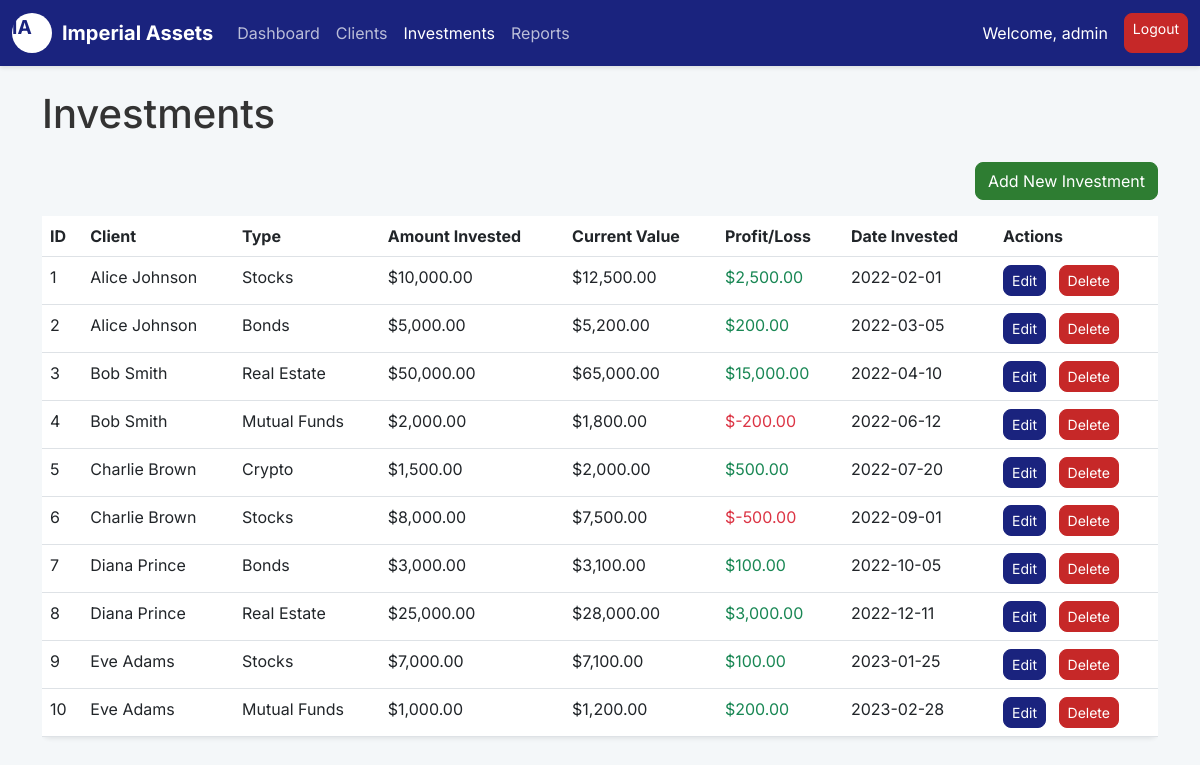
The app's page /html/investments.php (signed in) with its own data.
### tables this page shows
CREATE TABLE `investments` (
  `investment_id` int(11) NOT NULL AUTO_INCREMENT,
  `client_id` int(11) NOT NULL,
  `investment_type` varchar(255) NOT NULL,
  `amount_invested` decimal(10,2) NOT NULL,
  `current_value` decimal(10,2) NOT NULL,
  `date_invested` date NOT NULL,
  PRIMARY KEY (`investment_id`),
  FOREIGN KEY (`client_id`) REFERENCES `clients`(`client_id`) ON DELETE CASCADE
);

CREATE TABLE `clients` (
  `client_id` int(11) NOT NULL AUTO_INCREMENT,
  `name` varchar(255) NOT NULL,
  `contact` varchar(20) DEFAULT NULL,
  `email` varchar(255) NOT NULL,
  `joined_date` date NOT NULL,
  PRIMARY KEY (`client_id`)
);

### html/investments.php (the view, shortened to what this page needs)
<!DOCTYPE html>
<html lang="en">
<head>
    <link href="https://cdn.jsdelivr.net/npm/bootstrap@5.3.0-alpha1/dist/css/bootstrap.min.css" rel="stylesheet">
    <link rel="stylesheet" href="../css/style.css">
</head>
<body>
    <nav class="navbar navbar-expand-lg navbar-dark sticky-top">
        <div class="container-fluid">
            <a class="navbar-brand d-flex align-items-center" href="#">
                <span class="logo-placeholder d-inline-block">IA</span>
                Imperial Assets
            </a>
            <div class="collapse navbar-collapse" id="navbarNav">
                <ul class="navbar-nav me-auto mb-2 mb-lg-0">
                    <li class="nav-item">
                        <a class="nav-link" href="dashboard.php">Dashboard</a>
                    </li>
                    <li class="nav-item">
                        <a class="nav-link" href="clients.php">Clients</a>
                    </li>
                    <li class="nav-item">
                        <a class="nav-link active" href="investments.php">Investments</a>
                    </li>
                    <li class="nav-item">
                        <a class="nav-link" href="reports.php">Reports</a>
                    </li>
                </ul>
                <div class="d-flex">
                    <span class="navbar-text me-3 text-white">Welcome, <?php echo $_SESSION['username']; ?></span>
                    <a class="btn btn-danger btn-sm" href="../php/logout.php">Logout</a>
                </div>
            </div>
        </div>
    </nav>
    <div class="container mt-4">
        <h1 class="mb-4">Investments</h1>
        <div class="d-flex justify-content-end mb-3">
            <button class="btn btn-success" data-bs-toggle="modal" data-bs-target="#investmentModal">Add New Investment</button>
        </div>
        <div class="table-responsive">
            <table class="table table-hover bg-white rounded-3 shadow-sm">
                <thead>
                    <tr>
                        <th>ID</th>
                        <th>Client</th>
                        <th>Type</th>
                        <th>Amount Invested</th>
                        <th>Current Value</th>
                        <th>Profit/Loss</th>
                        <th>Date Invested</th>
                        <th>Actions</th>
                    </tr>
                </thead>
                <tbody>
                    <?php
                    include '../php/db.php';
                    $sql = "SELECT i.*, c.name AS client_name FROM investments i JOIN clients c ON i.client_id = c.client_id";
                    $result = $conn->query($sql);
                    while ($row = $result->fetch_assoc()):
                    $profitLoss = $row['current_value'] - $row['amount_invested'];
                    ?>
                    <tr>
                        <td><?php echo $row['investment_id']; ?></td>
                        <td><?php echo $row['client_name']; ?></td>
                        <td><?php echo $row['investment_type']; ?></td>
                        <td>$<?php echo number_format($row['amount_invested'], 2); ?></td>
                        <td>$<?php echo number_format($row['current_value'], 2); ?></td>
                        <td class="<?php echo ($profitLoss >= 0) ? 'text-success' : 'text-danger'; ?>">
                            $<?php echo number_format($profitLoss, 2); ?>
                        </td>
                        <td><?php echo $row['date_invested']; ?></td>
                        <td>
                            <a href="#" class="btn btn-sm btn-primary me-2" data-bs-toggle="modal" data-bs-target="#investmentModal"
                                data-investment-id="<?php echo $row['investment_id']; ?>"
                                data-client-id="<?php echo $row['client_id']; ?>"
                                data-investment-type="<?php echo htmlspecialchars($row['investment_type']); ?>"
                                data-amount-invested="<?php echo $row['amount_invested']; ?>"
                                data-current-value="<?php echo $row['current_value']; ?>">Edit</a>
                            <?php if ($_SESSION['role'] == 'admin'): ?>
                            <a href="../php/delete_investment.php?id=<?php echo $row['investment_id']; ?>" class="btn btn-sm btn-danger" onclick="return confirm('Are you sure you want to delete this investment?');">Delete</a>
                            <?php endif; ?>
                        </td>
                    </tr>
                    <?php endwhile; $conn->close(); ?>
                </tbody>
            </table>
        </div>
    </div>
</body>
</html>

### css/style.css (style rules this page uses)
body { font-family: 'Inter', sans-serif; background-color: #f4f7f9; color: #333; }
.navbar { background-color: #1a237e; box-shadow: 0 2px 4px rgba(0,0,0,.1); }
.navbar-brand { color: #ffffff !important; font-weight: 700; }
.nav-link { color: rgba(255, 255, 255, 0.7) !important; transition: color 0.3s ease; }
.nav-link:hover, .nav-link.active { color: #ffffff !important; }
.btn-primary { background-color: #1a237e; border-color: #1a237e; border-radius: 8px; transition: background-color 0.3s ease; }
.btn-success { background-color: #2e7d32; border-color: #2e7d32; border-radius: 8px; }
.btn-danger { background-color: #c62828; border-color: #c62828; border-radius: 8px; }
.logo-placeholder { width: 40px; height: 40px; background-color: #ffffff; border-radius: 50%; display: flex; align-items: center; justify-content: center; color: #1a237e; font-weight: bold; font-size: 1.2rem; margin-right: 10px; }

### records on screen
investments: investment_id "1", client.name "Alice Johnson", investment_type "Stocks", amount_invested "10,000.00", current_value "12,500.00", profitLoss "2,500.00", date_invested "2022-02-01"
investments: investment_id "2", client.name "Alice Johnson", investment_type "Bonds", amount_invested "5,000.00", current_value "5,200.00", profitLoss "200.00", date_invested "2022-03-05"
investments: investment_id "3", client.name "Bob Smith", investment_type "Real Estate", amount_invested "50,000.00", current_value "65,000.00", profitLoss "15,000.00", date_invested "2022-04-10"
investments: investment_id "4", client.name "Bob Smith", investment_type "Mutual Funds", amount_invested "2,000.00", current_value "1,800.00", profitLoss "-200.00", date_invested "2022-06-12"
investments: investment_id "5", client.name "Charlie Brown", investment_type "Crypto", amount_invested "1,500.00", current_value "2,000.00", profitLoss "500.00", date_invested "2022-07-20"
investments: investment_id "6", client.name "Charlie Brown", investment_type "Stocks", amount_invested "8,000.00", current_value "7,500.00", profitLoss "-500.00", date_invested "2022-09-01"
investments: investment_id "7", client.name "Diana Prince", investment_type "Bonds", amount_invested "3,000.00", current_value "3,100.00", profitLoss "100.00", date_invested "2022-10-05"
investments: investment_id "8", client.name "Diana Prince", investment_type "Real Estate", amount_invested "25,000.00", current_value "28,000.00", profitLoss "3,000.00", date_invested "2022-12-11"
investments: investment_id "9", client.name "Eve Adams", investment_type "Stocks", amount_invested "7,000.00", current_value "7,100.00", profitLoss "100.00", date_invested "2023-01-25"
investments: investment_id "10", client.name "Eve Adams", investment_type "Mutual Funds", amount_invested "1,000.00", current_value "1,200.00", profitLoss "200.00", date_invested "2023-02-28"

### other values on screen
$_SESSION['username'] "admin"
